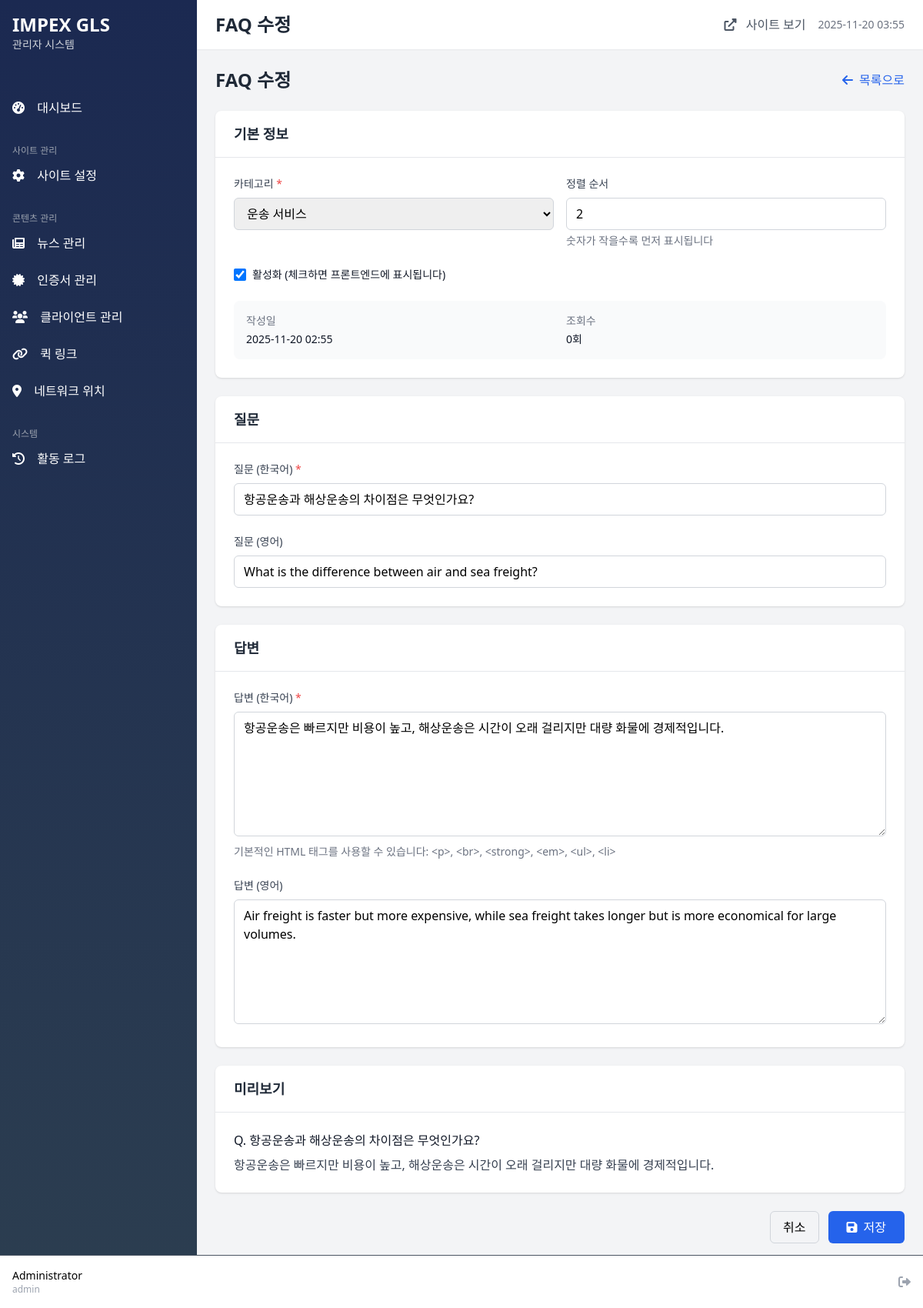
Page /admin/faq/edit.php?id=2 (signed in) on the committed database.
### tables this page shows
CREATE TABLE faqs (
    id INT PRIMARY KEY AUTO_INCREMENT,
    category VARCHAR(50),
    question TEXT NOT NULL,
    question_en TEXT,
    answer TEXT NOT NULL,
    answer_en TEXT,
    view_count INT DEFAULT 0,
    sort_order INT DEFAULT 0,
    is_active TINYINT DEFAULT 1,
    created_at TIMESTAMP DEFAULT CURRENT_TIMESTAMP
);

### admin/includes/functions.php (called while the page is built, shortened)
<?php
function e($string) {
    return htmlspecialchars($string ?? '', ENT_QUOTES, 'UTF-8');
}
function formatDate($date, $format = 'Y-m-d H:i') {
    return date($format, strtotime($date));
}
?>

### admin/faq/edit.php (the view, shortened to what this page needs)
<?php
require_once '../includes/functions.php';
$id = intval($_GET['id'] ?? 0);
try {
    $pdo = getDBConnection();
    $stmt = $pdo->prepare("SELECT * FROM faqs WHERE id = ?");
    $stmt->execute([$id]);
    $faq = $stmt->fetch(PDO::FETCH_ASSOC);
} catch (Exception $e) {
    error_log("FAQ error: " . $e->getMessage());
    setAlert('error', '데이터 조회에 실패했습니다.');
    header('Location: index.php');
    exit;
}
$categories = [
    '일반' => '일반 문의',
    '운송' => '운송 서비스',
    '통관' => '통관 업무',
    '창고' => '창고 서비스',
    '기타' => '기타'
];
include '../includes/header.php';
?>
<div class="max-w-4xl">
    <div class="mb-6 flex justify-between items-center">
        <h1 class="text-2xl font-bold text-gray-800">FAQ 수정</h1>
        <a href="index.php" class="text-blue-600 hover:text-blue-800">
            <i class="fas fa-arrow-left mr-2"></i>목록으로
        </a>
    </div>
    <form method="POST" action="">
        <div class="bg-white rounded-lg shadow mb-6">
            <div class="px-6 py-4 border-b border-gray-200">
                <h3 class="text-lg font-semibold text-gray-800">기본 정보</h3>
            </div>
            <div class="p-6 space-y-6">
                <div class="grid grid-cols-2 gap-4">
                    <div>
                        <label for="category" class="block text-sm font-medium text-gray-700 mb-2">
                            카테고리 <span class="text-red-500">*</span>
                        </label>
                        <select id="category"
                                name="category"
                                class="w-full px-3 py-2 border border-gray-300 rounded-md focus:outline-none focus:ring-2 focus:ring-blue-500"
                                required>
                            <?php foreach ($categories as $value => $label): ?>
                            <option value="<?php echo $value; ?>" <?php echo $faq['category'] == $value ? 'selected' : ''; ?>>
                                <?php echo $label; ?>
                            </option>
                            <?php endforeach; ?>
                        </select>
                    </div>
                    <div>
                        <label for="sort_order" class="block text-sm font-medium text-gray-700 mb-2">
                            정렬 순서
                        </label>
                        <input type="number"
                               id="sort_order"
                               name="sort_order"
                               value="<?php echo e($faq['sort_order']); ?>"
                               class="w-full px-3 py-2 border border-gray-300 rounded-md focus:outline-none focus:ring-2 focus:ring-blue-500">
                        <p class="mt-1 text-sm text-gray-500">숫자가 작을수록 먼저 표시됩니다</p>
                    </div>
                </div>
                <div class="flex items-center">
                    <input type="checkbox"
                           id="is_active"
                           name="is_active"
                           value="1"
                           <?php echo $faq['is_active'] ? 'checked' : ''; ?>
                           class="h-4 w-4 text-blue-600 focus:ring-blue-500 border-gray-300 rounded">
                    <label for="is_active" class="ml-2 block text-sm text-gray-900">
                        활성화 (체크하면 프론트엔드에 표시됩니다)
                    </label>
                </div>
                <div class="bg-gray-50 rounded-lg p-4">
                    <dl class="grid grid-cols-2 gap-4 text-sm">
                        <div>
                            <dt class="font-medium text-gray-500">작성일</dt>
                            <dd class="mt-1 text-gray-900"><?php echo formatDate($faq['created_at']); ?></dd>
                        </div>
                        <div>
                            <dt class="font-medium text-gray-500">조회수</dt>
                            <dd class="mt-1 text-gray-900"><?php echo number_format($faq['view_count']); ?>회</dd>
                        </div>
                    </dl>
                </div>
            </div>
        </div>
        <div class="bg-white rounded-lg shadow mb-6">
            <div class="px-6 py-4 border-b border-gray-200">
                <h3 class="text-lg font-semibold text-gray-800">질문</h3>
            </div>
            <div class="p-6 space-y-6">
                <div>
                    <label for="question" class="block text-sm font-medium text-gray-700 mb-2">
                        질문 (한국어) <span class="text-red-500">*</span>
                    </label>
                    <input type="text"
                           id="question"
                           name="question"
                           value="<?php echo e($faq['question']); ?>"
                           class="w-full px-3 py-2 border border-gray-300 rounded-md focus:outline-none focus:ring-2 focus:ring-blue-500"
                           required>
                </div>
                <div>
                    <label for="question_en" class="block text-sm font-medium text-gray-700 mb-2">
                        질문 (영어)
                    </label>
                    <input type="text"
                           id="question_en"
                           name="question_en"
                           value="<?php echo e($faq['question_en']); ?>"
                           class="w-full px-3 py-2 border border-gray-300 rounded-md focus:outline-none focus:ring-2 focus:ring-blue-500">
                </div>
            </div>
        </div>
        <div class="bg-white rounded-lg shadow mb-6">
            <div class="px-6 py-4 border-b border-gray-200">
                <h3 class="text-lg font-semibold text-gray-800">답변</h3>
            </div>
            <div class="p-6 space-y-6">
                <div>
                    <label for="answer" class="block text-sm font-medium text-gray-700 mb-2">
                        답변 (한국어) <span class="text-red-500">*</span>
                    </label>
                    <textarea id="answer"
                              name="answer"
                              rows="6"
                              class="w-full px-3 py-2 border border-gray-300 rounded-md focus:outline-none focus:ring-2 focus:ring-blue-500"
                              required><?php echo e($faq['answer']); ?></textarea>
                    <p class="mt-1 text-sm text-gray-500">
                        기본적인 HTML 태그를 사용할 수 있습니다: &lt;p&gt;, &lt;br&gt;, &lt;strong&gt;, &lt;em&gt;, &lt;ul&gt;, &lt;li&gt;
                    </p>
                </div>
                <div>
                    <label for="answer_en" class="block text-sm font-medium text-gray-700 mb-2">
                        답변 (영어)
                    </label>
                    <textarea id="answer_en"
                              name="answer_en"
                              rows="6"
                              class="w-full px-3 py-2 border border-gray-300 rounded-md focus:outline-none focus:ring-2 focus:ring-blue-500"><?php echo e($faq['answer_en']); ?></textarea>
                </div>
            </div>
        </div>
        <div class="bg-white rounded-lg shadow mb-6">
            <div class="px-6 py-4 border-b border-gray-200">
                <h3 class="text-lg font-semibold text-gray-800">미리보기</h3>
            </div>
            <div class="p-6" id="preview">
                <div class="space-y-4">
                    <div>
                        <h4 class="font-medium text-gray-900">Q. <span id="preview-question"><?php echo e($faq['question']); ?></span></h4>
                        <div class="mt-2 text-gray-700" id="preview-answer"><?php echo $faq['answer']; ?></div>
                    </div>
                </div>
            </div>
        </div>
        <div class="flex justify-end space-x-3">
            <a href="index.php"
               class="px-4 py-2 border border-gray-300 rounded-md hover:bg-gray-50 transition duration-200">
                취소
            </a>
            <button type="submit"
                    class="bg-blue-600 text-white px-6 py-2 rounded-md hover:bg-blue-700 transition duration-200">
                <i class="fas fa-save mr-2"></i>저장
            </button>
        </div>
    </form>
</div>
<?php include '../includes/footer.php'; ?>

### rows in the picture
faqs: category "운송 서비스", sort_order "2", is_active "☑", created_at "2025-11-20 02:55", view_count "0", question "항공운송과 해상운송의 차이점은 무엇인가요?", question_en "What is the difference between air and sea freight?", answer "항공운송은 빠르지만 비용이 높고, 해상운송은 시간이 오래 걸리지만 대량 화물에 경제적입니다.", answer_en "Air freight is faster but more expensive, while sea freight takes longer but is more economical for large volumes."

### other values in the picture
$_SESSION['admin_name'] "Administrator"
$_SESSION['admin_username'] "admin"
$page_title "FAQ 수정"
